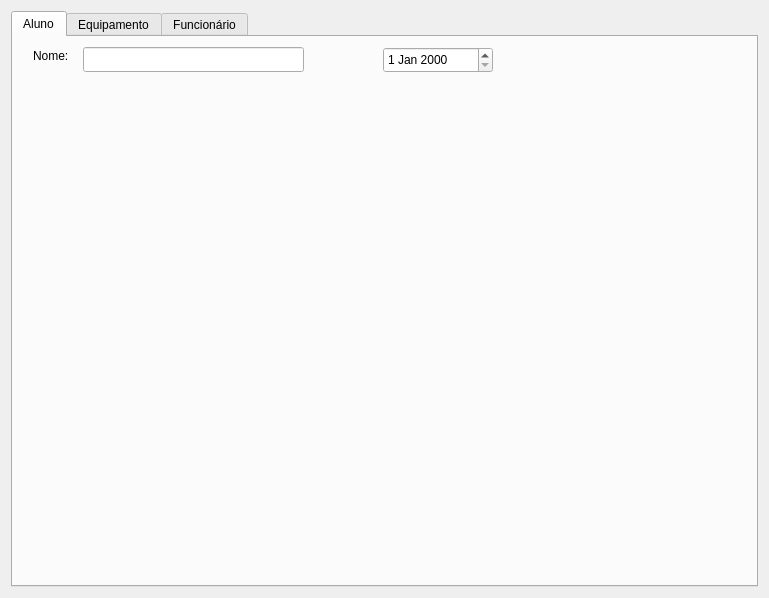
<?xml version="1.0" encoding="UTF-8"?>
<ui version="4.0">
 <class>PaginaCadastro</class>
 <widget class="QDialog" name="PaginaCadastro">
  <property name="geometry">
   <rect>
    <x>0</x>
    <y>0</y>
    <width>769</width>
    <height>598</height>
   </rect>
  </property>
  <property name="windowTitle">
   <string>Dialog</string>
  </property>
  <layout class="QGridLayout" name="gridLayout">
   <item row="0" column="0">
    <widget class="QTabWidget" name="tabWidget">
     <property name="currentIndex">
      <number>0</number>
     </property>
     <widget class="QWidget" name="tab">
      <attribute name="title">
       <string>Aluno</string>
      </attribute>
      <widget class="QLabel" name="label">
       <property name="geometry">
        <rect>
         <x>20</x>
         <y>10</y>
         <width>51</width>
         <height>17</height>
        </rect>
       </property>
       <property name="text">
        <string>Nome:</string>
       </property>
      </widget>
      <widget class="QLineEdit" name="lineEdit">
       <property name="geometry">
        <rect>
         <x>70</x>
         <y>10</y>
         <width>221</width>
         <height>25</height>
        </rect>
       </property>
      </widget>
      <widget class="QDateEdit" name="dateEdit">
       <property name="geometry">
        <rect>
         <x>370</x>
         <y>10</y>
         <width>110</width>
         <height>26</height>
        </rect>
       </property>
       <property name="maximumDateTime">
        <datetime>
         <hour>23</hour>
         <minute>59</minute>
         <second>59</second>
         <year>9999</year>
         <month>12</month>
         <day>31</day>
        </datetime>
       </property>
       <property name="minimumDate">
        <date>
         <year>1900</year>
         <month>9</month>
         <day>14</day>
        </date>
       </property>
      </widget>
     </widget>
     <widget class="QWidget" name="tab_2">
      <attribute name="title">
       <string>Equipamento</string>
      </attribute>
     </widget>
     <widget class="QWidget" name="tab_3">
      <attribute name="title">
       <string>Funcionário</string>
      </attribute>
     </widget>
    </widget>
   </item>
  </layout>
 </widget>
 <resources/>
 <connections/>
</ui>
